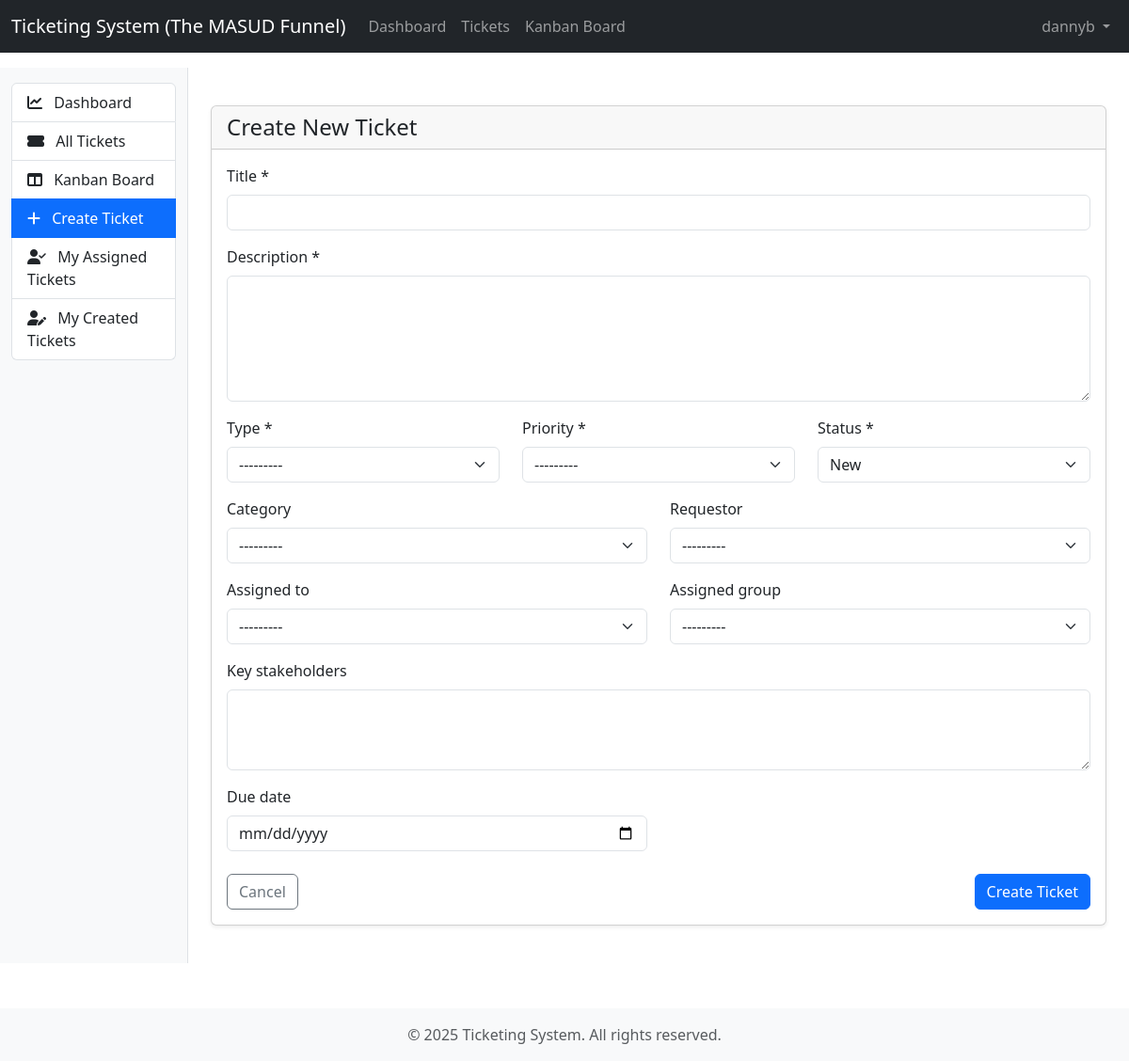
/tickets/new/ (signed in), run on the app's committed database.
### users/models.py (models this page shows)
class User(AbstractUser):
    bio = models.TextField(blank=True)
    profile_picture = models.ImageField(upload_to='profile_pictures/', blank=True, null=True)
    def __str__(self):
        return self.username

### tickets/models.py (models this page shows)
class TicketType(models.Model):
    name = models.CharField(max_length=100, unique=True)
    description = models.TextField(blank=True)
    def __str__(self):
        return self.name

class TicketPriority(models.Model):
    name = models.CharField(max_length=100, unique=True)
    description = models.TextField(blank=True)
    color = models.CharField(max_length=20, help_text="Color code for UI display (e.g., #FF0000)")
    order = models.PositiveIntegerField(default=0, help_text="Display order in lists")
    class Meta:
        ordering = ['order']
        verbose_name_plural = 'Ticket priorities'
    def __str__(self):
        return self.name

class TicketStatus(models.Model):
    name = models.CharField(max_length=100, unique=True)
    description = models.TextField(blank=True)
    color = models.CharField(max_length=20, help_text="Color code for UI display (e.g., #FF0000)")
    order = models.PositiveIntegerField(default=0, help_text="Display order in lists")
    class Meta:
        ordering = ['order']
        verbose_name_plural = 'Ticket statuses'
    def __str__(self):
        return self.name

### tickets/views.py (the view, shortened to what this page needs)
# urls.py: path('tickets/new/', views.TicketCreateView.as_view(), name='ticket-create'),
class TicketCreateView(LoginRequiredMixin, CreateView):
    model = Ticket
    form_class = TicketForm
    template_name = 'tickets/ticket_form.html'
    def get_form_kwargs(self):
        kwargs = super().get_form_kwargs()
        kwargs['user'] = self.request.user
        return kwargs

### tickets/models.py (called while the page is built)
    def __str__(self):
        return self.name

    def __str__(self):
        return self.name

### templates/tickets/ticket_form.html (shortened to what this page needs)
{% extends 'base.html' %}
{% load static %}
{% block content %}
<div class="container py-4">
    <div class="card shadow-sm">
        <div class="card-header">
            <h4 class="mb-0">{% if form.instance.id %}Edit Ticket: {{ form.instance.title }}{% else %}Create New Ticket{% endif %}</h4>
        </div>
        <div class="card-body">
            <form method="post" class="needs-validation" novalidate>
                <div class="row mb-3">
                    <div class="col-md-12">
                        <label for="{{ form.title.id_for_label }}" class="form-label">{{ form.title.label }}{% if form.title.field.required %} *{% endif %}</label>
                        <input type="text" class="form-control {% if form.title.errors %}is-invalid{% endif %}"
                               id="{{ form.title.id_for_label }}" name="{{ form.title.html_name }}"
                               value="{{ form.title.value|default:'' }}" required>
                    </div>
                </div>
                <div class="row mb-3">
                    <div class="col-md-12">
                        <label for="{{ form.description.id_for_label }}" class="form-label">{{ form.description.label }}{% if form.description.field.required %} *{% endif %}</label>
                        <textarea class="form-control {% if form.description.errors %}is-invalid{% endif %}"
                                  id="{{ form.description.id_for_label }}" name="{{ form.description.html_name }}"
                                  rows="5" required>{{ form.description.value|default:'' }}</textarea>
                    </div>
                </div>
                <div class="row mb-3">
                    <div class="col-md-4">
                        <label for="{{ form.type.id_for_label }}" class="form-label">{{ form.type.label }}{% if form.type.field.required %} *{% endif %}</label>
                        <select class="form-select {% if form.type.errors %}is-invalid{% endif %}"
                                id="{{ form.type.id_for_label }}" name="{{ form.type.html_name }}">
                            {% for value, text in form.type.field.choices %}
                                <option value="{{ value }}" {% if form.type.value|stringformat:"s" == value|stringformat:"s" %}selected{% endif %}>{{ text }}</option>
                            {% endfor %}
                        </select>
                    </div>
                    <div class="col-md-4">
                        <label for="{{ form.priority.id_for_label }}" class="form-label">{{ form.priority.label }}{% if form.priority.field.required %} *{% endif %}</label>
                        <select class="form-select {% if form.priority.errors %}is-invalid{% endif %}"
                                id="{{ form.priority.id_for_label }}" name="{{ form.priority.html_name }}">
                            {% for value, text in form.priority.field.choices %}
                                <option value="{{ value }}" {% if form.priority.value|stringformat:"s" == value|stringformat:"s" %}selected{% endif %}>{{ text }}</option>
                            {% endfor %}
                        </select>
                    </div>
                    <div class="col-md-4">
                        <label for="{{ form.status.id_for_label }}" class="form-label">{{ form.status.label }}{% if form.status.field.required %} *{% endif %}</label>
                        <select class="form-select {% if form.status.errors %}is-invalid{% endif %}"
                                id="{{ form.status.id_for_label }}" name="{{ form.status.html_name }}">
                            {% for value, text in form.status.field.choices %}
                                <option value="{{ value }}" {% if form.status.value|stringformat:"s" == value|stringformat:"s" %}selected{% endif %}>{{ text }}</option>
                            {% endfor %}
                        </select>
                    </div>
                </div>
                <div class="row mb-3">
                    <div class="col-md-6">
                        <label for="{{ form.category.id_for_label }}" class="form-label">{{ form.category.label }}</label>
                        <select class="form-select {% if form.category.errors %}is-invalid{% endif %}"
                                id="{{ form.category.id_for_label }}" name="{{ form.category.html_name }}">
                            <option value="">---------</option>
                        </select>
                    </div>
                    <div class="col-md-6">
                        <label for="{{ form.requestor.id_for_label }}" class="form-label">{{ form.requestor.label }}</label>
                        <select class="form-select {% if form.requestor.errors %}is-invalid{% endif %}"
                                id="{{ form.requestor.id_for_label }}" name="{{ form.requestor.html_name }}">
                            <option value="">---------</option>
                        </select>
                    </div>
                </div>
                <div class="row mb-3">
                    <div class="col-md-6">
                        <label for="{{ form.assigned_to.id_for_label }}" class="form-label">{{ form.assigned_to.label }}</label>
                        <select class="form-select {% if form.assigned_to.errors %}is-invalid{% endif %}"
                                id="{{ form.assigned_to.id_for_label }}" name="{{ form.assigned_to.html_name }}">
                            <option value="">---------</option>
                        </select>
                    </div>
                    <div class="col-md-6">
                        <label for="{{ form.assigned_group.id_for_label }}" class="form-label">{{ form.assigned_group.label }}</label>
                        <select class="form-select {% if form.assigned_group.errors %}is-invalid{% endif %}"
                                id="{{ form.assigned_group.id_for_label }}" name="{{ form.assigned_group.html_name }}">
                            <option value="">---------</option>
                        </select>
                    </div>
                </div>
                <div class="row mb-3">
                    <div class="col-md-12">
                        <label for="{{ form.key_stakeholders.id_for_label }}" class="form-label">{{ form.key_stakeholders.label }}</label>
                        <textarea class="form-control {% if form.key_stakeholders.errors %}is-invalid{% endif %}"
                                  id="{{ form.key_stakeholders.id_for_label }}" name="{{ form.key_stakeholders.html_name }}"
                                  rows="3">{{ form.key_stakeholders.value|default:'' }}</textarea>
                    </div>
                </div>
                <div class="row mb-4">
                    <div class="col-md-6">
                        <label for="{{ form.due_date.id_for_label }}" class="form-label">{{ form.due_date.label }}</label>
                        <input type="date" class="form-control {% if form.due_date.errors %}is-invalid{% endif %}"
                               id="{{ form.due_date.id_for_label }}" name="{{ form.due_date.html_name }}"
                               value="{{ form.due_date.value|date:'Y-m-d'|default:'' }}">
                    </div>
                </div>
                <div class="d-flex justify-content-between">
                    <a href="{% if form.instance.id %}{% url 'ticket-detail' form.instance.id %}{% else %}{% url 'ticket-list' %}{% endif %}" class="btn btn-outline-secondary">
                        Cancel
                    </a>
                    <button type="submit" class="btn btn-primary">
                        {% if form.instance.id %}Update Ticket{% else %}Create Ticket{% endif %}
                    </button>
                </div>
            </form>
        </div>
    </div>
</div>
{% endblock %}

### templates/base.html (shortened to what this page needs)
<!DOCTYPE html>
<html lang="en">
<head>
    <link href="https://cdn.jsdelivr.net/npm/bootstrap@5.3.0/dist/css/bootstrap.min.css" rel="stylesheet">
    <link rel="stylesheet" href="https://cdnjs.cloudflare.com/ajax/libs/font-awesome/6.4.0/css/all.min.css">
</head>
<body>
    <nav class="navbar navbar-expand-lg navbar-dark bg-dark">
        <div class="container-fluid">
            <a class="navbar-brand" href="{% url 'dashboard' %}">Ticketing System (The MASUD Funnel)</a>
            <div class="collapse navbar-collapse" id="navbarNav">
                <ul class="navbar-nav me-auto">
                    <li class="nav-item">
                        <a class="nav-link" href="{% url 'dashboard' %}">Dashboard</a>
                    </li>
                    <li class="nav-item">
                        <a class="nav-link" href="{% url 'ticket-list' %}">Tickets</a>
                    </li>
                    <li class="nav-item">
                        <a class="nav-link" href="{% url 'ticket-kanban' %}">Kanban Board</a>
                    </li>
                </ul>
                {% if user.is_authenticated %}
                <ul class="navbar-nav">
                    <li class="nav-item dropdown">
                        <a class="nav-link dropdown-toggle" href="#" id="userDropdown" role="button" data-bs-toggle="dropdown">
                            {{ user.username }}
                        </a>
                    </li>
                </ul>
                {% endif %}
            </div>
        </div>
    </nav>
    <div class="container-fluid mt-3">
        <div class="row">
            {% if user.is_authenticated %}
            <div class="col-md-2 d-none d-md-block sidebar py-3">
                <div class="list-group">
                    <a href="{% url 'dashboard' %}" class="list-group-item list-group-item-action {% if request.resolver_match.url_name == 'dashboard' %}active{% endif %}">
                        <i class="fas fa-chart-line me-2"></i> Dashboard
                    </a>
                    <a href="{% url 'ticket-list' %}" class="list-group-item list-group-item-action {% if request.resolver_match.url_name == 'ticket-list' %}active{% endif %}">
                        <i class="fas fa-ticket-alt me-2"></i> All Tickets
                    </a>
                    <a href="{% url 'ticket-kanban' %}" class="list-group-item list-group-item-action {% if request.resolver_match.url_name == 'ticket-kanban' %}active{% endif %}">
                        <i class="fas fa-columns me-2"></i> Kanban Board
                    </a>
                    <a href="{% url 'ticket-create' %}" class="list-group-item list-group-item-action {% if request.resolver_match.url_name == 'ticket-create' %}active{% endif %}">
                        <i class="fas fa-plus me-2"></i> Create Ticket
                    </a>
                    <a href="{% url 'ticket-list' %}?assigned_to_me=true" class="list-group-item list-group-item-action">
                        <i class="fas fa-user-check me-2"></i> My Assigned Tickets
                    </a>
                    <a href="{% url 'ticket-list' %}?created_by_me=true" class="list-group-item list-group-item-action">
                        <i class="fas fa-user-edit me-2"></i> My Created Tickets
                    </a>
                </div>
            </div>
            <div class="col-md-10 col-sm-12">
            {% else %}
            <div class="col-12">
            {% endif %}
                <div class="my-3">
                    {% block content %}{% endblock %}
                </div>
            </div>
        </div>
    </div>
    <footer class="footer mt-5 py-3 bg-light">
        <div class="container text-center">
            <span class="text-muted">© {% now "Y" %} Ticketing System. All rights reserved.</span>
        </div>
    </footer>
</body>
</html>

### templates/base.html (style rules this page uses)
.sidebar { min-height: calc(100vh - 56px); background-color: #f8f9fa; border-right: 1px solid #dee2e6; }

### data on the page
User: username "dannyb"
TicketType: type "---------"
TicketPriority: priority "---------"
TicketStatus: status "New"
